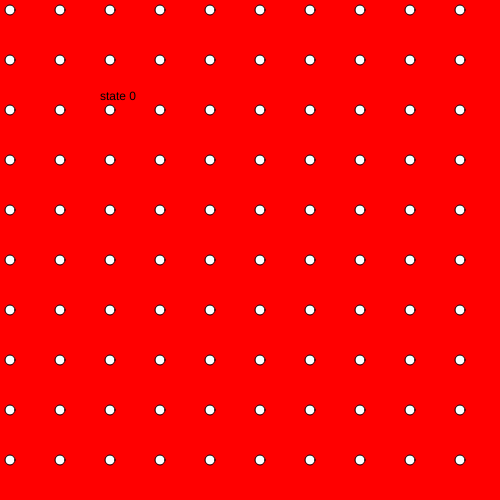
Frame 1 (no input)
Frame 60 (no input): identical to frame 1, image omitted
Frame 120 (the mouse pressed at the canvas centre since frame 60): identical to frame 1, image omitted

The p5.js sketch that drew this single still picture (run headless with seeded random() and noise() and a simulated clock; from frame 60 on, the mouse is pressed at the canvas centre):

// p5.js sketch
// ── sketch.js
let state = 0;


function setup() {
  createCanvas(500, 500);
}

function draw() {

  switch (state) {
    case 0:
      background('red');
      text("state 0", 100, 100);
      for (let j = 0; j < 20; j++) {
        for (let i = 0; i < 20; i++) {
          ellipse(i * 50 + 10, j * 50 + 10, 10, 10);
        }
      }
      break;

    case 1:
      background('blue');
      text("state 1", 100, 100);
       for (let j = 0; j < 20; j++) {
        for (let i = 0; i < 20; i++) {
          square(i * 50 + 10, j * 50 + 10, 50, 50);
        }
      }
      break;

    case 2:
      background('green');
      text("state 2", 100, 100);
      for (let j = 0; j < 20; j++) {
        for (let i = 0; i < 20; i++) {
          ellipse(i * 50 + 10, j * 50 + 10, 10, 50);
        }
      }
      break;

    case 3:
      background('orange');
      text("state 3", 100, 100);
      for (let j = 0; j < 20; j++) {
        for (let i = 0; i < 20; i++) {
          rect(i * 50 + 10, j * 50 + 10, 10, 10);
        }
      }
      break;

    case 4:
      background('grey');
      text("state 4", 100, 100);
      for (let j = 0; j < 20; j++) {
        for (let i = 0; i < 20; i++) {
          rect(i * 50 + 10, j * 50 + 10, 50, 30);
          break;


        }
      }
  }
}

function mouseReleased() {
  state++;
  if (state > 4) {
    state = 0;
  }
}
